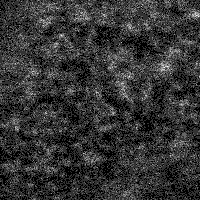
#> input picture rem_ms/rem_MS.lif - Image017-1.tif, 200 x 200 px; its folder holds only this picture in this run
$ jupyter execute --allow-errors TSNE_randomforest_more_features.ipynb   (older library calls are emulated)
#> lines starting #> are read from the running program, lines starting #| are printed output that depends on the picture; after the words box and inside, x2 and y2 are one past the last pixel; in counts of white or black regions, pixels touching at a corner belong together; long printed decimals are rounded
[cell 1]
# cleanup version 17.3.22

import cv2
import matplotlib.pyplot as plt
import matplotlib.patches as mpatches
from glob import glob
import imageio as iio
import pandas as pd
import numpy as np
import seaborn as sns
import statistics
from statistics import mean
import skimage
from skimage import data, filters, measure, morphology
from skimage.filters import threshold_otsu
from skimage.segmentation import clear_border, watershed
from skimage.morphology import closing, square, disk
from skimage.color import label2rgb
from skimage.measure import label, regionprops, regionprops_table
from skimage.feature import peak_local_max
import os
from os import listdir
from os.path import isfile, join
import scipy.ndimage.morphology as ndi
from scipy import ndimage as ndi
from scipy.ndimage.filters import gaussian_filter
import openpyxl
from openpyxl.utils.dataframe import dataframe_to_rows
from PIL import Image, ImageFilter
import xlsxwriter
from sklearn.manifold import TSNE
from sklearn import preprocessing
from sklearn.model_selection import train_test_split, GridSearchCV, cross_val_score, RandomizedSearchCV
from sklearn.metrics import mean_squared_error, accuracy_score, confusion_matrix, classification_report
from math import sqrt
from sklearn.neighbors import KNeighborsRegressor, KNeighborsClassifier
from sklearn.ensemble import BaggingRegressor, RandomForestClassifier
from sklearn import metrics
from matplotlib.colors import ListedColormap
from sklearn.metrics import accuracy_score, balanced_accuracy_score
from pylab import rcParams
from sklearn import tree
from scipy import stats

#%reset


########################################### get excel and pictures:
# [110 lines left out: functions paths, pic, not called in this run]


##################################################################### for many statistics:


def semua(l, order):
    df_all=pd.DataFrame()
    df_list=[0]*len(l)
    names_all=[0]*len(l)
    arry_l=[0]*len(l)
    länge=[0]*len(l)
    for num, kata in enumerate (l):


        df_list[num], names_all[num], arry_l[num]=paths_plot(kata)
        df_all=df_all.append(df_list[num], ignore_index=True)

        länge[num]=df_list[num].shape[0]


    for i in range (len(arry_l)):

        if i==0:
            if len(arry_l)==3:
                arry_all=np.concatenate((arry_l[i], arry_l[i+1], arry_l[i+2]), axis=0)
            elif len(arry_l)==2:
                arry_all=np.concatenate((arry_l[i], arry_l[i+1]), axis=0)
            elif len(arry_l)==4:
                 arry_all=np.concatenate((arry_l[i], arry_l[i+1], arry_l[i+2], arry_l[i+3]), axis=0)


    condition=1*names_all
    condition2=[]
    names_all2=[]

    for i, j in enumerate (condi_list):

        condition[i] = [j]*len(names_all[i])

    for i, j in enumerate(names_all):
        for index, name in enumerate (j):
            names_all2.append(name)

    for i, j in enumerate(condition):
        for index, name in enumerate (j):
            condition2.append(name)


    condi_df=[]
    for i, j in enumerate (condi_list):
        condi_df.append(länge[i]*[j])

    condi_df2=[]
    for i, j in enumerate(condi_df):
        for index, name in enumerate (j):
            condi_df2.append(name)

    df_all["condition"]=condi_df2


    d=plots_all(df_all, order)
    plot_correlation(df_all)

    arry_all, names_all2, condition2=tsn_all(arry_all, names_all2, condition2)
    knn_classifier=knn_all(arry_all, condition2, order)
    forest (arry_all, condition2, df_all, order)


    return arry_all, names_all2, condition2


#######################################################################################

# [306 lines left out: functions tsn_all, plot_correlation, knn_all, forest, plots_all, not called in this run]


# [19 lines of commented-out code are left out]
def paths_plot(mypath):
    p=[]
    names=[]
    onlyfiles = [f for f in listdir(mypath) if isfile(join(mypath, f))]

    for i in onlyfiles:
        if i.endswith(".tif"):
            names.append(i)
            path=os.path.join(mypath, i)
            p.append(path)
    arry = np.ones((len(names), 19))
    df=pd.DataFrame()

    for i in range(len(p)):

        name=names[i]
        #print(name)
        b=glob(p[i])

        image=iio.imread(b[0])
#> image is the input picture: shape (200, 200) uint16; min 0, max 1439, mean 382
        mean=image[i].mean()
#> mean = 412.6

        props4, arry_im, list_size4, mean_area, var_size, density, list_fluo, list_relative_fluo, mean_fluo, var_fluo, list_intensity_max, mean_intensity_max, list_intensity_min, mean_intensity_min, list_area_filled, mean_area_filled, list_axis_major_length, mean_axis_major_length, list_axis_minor_length, mean_axis_minor_length, list_eccentricity, mean_eccentricity, list_equivalent_diameter_area, mean_equivalent_diameter_area,  list_perimeter, mean_perimeter, list_label, sum_label, image, thresh3, closed3, cleared3, image_label_overlay4, label_image4, SCI =mybin(image, pixel)
        #print(arry_im)
        columns = ["name","area","mean_area", "var_area", "density", "intensity", "relative_intensity", "mean_intesity", "var_intesity", "max_intesity", "mean_max_intesity", "min_intesity", "mean_min_intensity", "area_filled", "mean_area_filled", "major_axis_length", "mean_major_axis_length", "minor_axis_length", "mean_minor_axis_length", "eccentricity", "mean_eccentricity", "equivalent_diameter_area", "mean_equivalent_diameter_area", "perimeter", "mean_perimeter", "label", "sum_label", "SCI"]
        new=list_size4
        if len(list_size4)>0:
            for j in range (len(list_size4)):

                new[j]= [name, list_size4[j], mean_area, var_size, density, list_fluo[j], list_relative_fluo[j], mean_fluo, var_fluo, list_intensity_max[j], mean_intensity_max, list_intensity_min[j], mean_intensity_min, list_area_filled[j], mean_area_filled, list_axis_major_length[j], mean_axis_major_length, list_axis_minor_length[j], mean_axis_minor_length, list_eccentricity[j], mean_eccentricity, list_equivalent_diameter_area[j], mean_equivalent_diameter_area,  list_perimeter[j], mean_perimeter, list_label[j], sum_label, SCI ]
            rows = new
            data = pd.DataFrame(rows, columns=columns)

        else:
            new=[[0, 0, 0, 0, 0, 0, 0, 0, 0, 0, 0, 0, 0, 0, 0, 0, 0, 0, 0, 0, 0, 0, 0, 0, 0, 0, 0, 0]]
            new[0][0]=name

            print("no data")

            rows=new
            data=pd.DataFrame(rows, columns=columns)

        df=df.append(data, ignore_index=True)

        arry[i]=arry_im


    return(df, names, arry)


###################################################################################################SCI:
def sci(bild):
    intensity= np.asarray(bild)
    lys = intensity.tolist()
#> lys = 200 items
    flat = [val for sublist in lys for val in sublist]
#> flat = 40000 items
    for i in flat:
        if i==0:
            i=0.001
#> this loop made 40000 passes

    flat.sort()
    #print(flat)
    l=len(flat)
#> l = 40000

    low5= int(l*10/100)
#> low5 = 4000
    print(low5)
#| 4000

    high5= l-low5
#> high5 = 36000

    lowarry=flat[:low5]
#> lowarry = 4000 values from 0 to 159
    higharry=flat[high5:]
#> higharry = 4000 values from 639 to 1439

    mean1=np.mean( lowarry)
#> mean1 = 113.2
    print(mean1)
#| 113.155
    mean2=np.mean(higharry)
#> mean2 = 747.2
    print(mean2)
#| 747.2145
    ratio=mean2/mean1
#> ratio = 6.6
    print(ratio, "here2")
#| 6.603 here2
    return ratio


##############################################################################################
# estimation of parameter lambda of a poisson distribution- works
def mybin(image, pixel):

    pixelsize=(pixel/image.shape[0])**2 # enter the pixelsize in microns
    pixellength=pixel/image.shape[0] # enter the pixelsize in microns
    #####
    SCI=sci(image)
#> SCI = 6.6

    #####
    me=image.mean()
#> me = 382
    ratio = 2 * me
#> ratio = 764
    blurred = gaussian_filter(image, sigma=0.9)
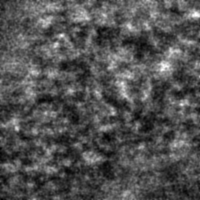
#> blurred: shape (200, 200) uint16; min 104, max 969, mean 381; drawn with min black and max white

    thresh3=1*blurred
    thresh3[ thresh3<ratio]=0
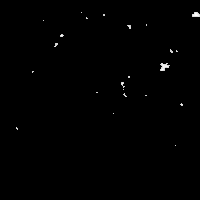
#> thresh3: shape (200, 200) uint16; min 0, max 969, mean 3.7; drawn with min black and max white
    thresh3[thresh3>ratio]=1
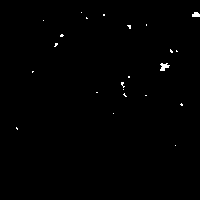
#> thresh3: shape (200, 200) uint16; values 0 (black) and 1 (white), 0.44% white in thin lines or dots, all inside (x1, y1, x2, y2) = (16, 12, 200, 146)

    closed3 = closing(thresh3) #dilation followed by an erosion
#> closed3: shape (200, 200) uint16; values 0 (black) and 1 (white), 0.46% white; 23 white regions (21 under 20 px), largest, box (x1, y1, x2, y2) and area: (160, 63, 170, 71) 52, (192, 12, 200, 17) 34
    cleared3 = clear_border(closed3)
#> cleared3: shape (200, 200) uint16; values 0 (black) and 1 (white), 0.37% white in thin lines or dots, all inside (x1, y1, x2, y2) = (16, 12, 183, 146)
    distance3 = ndi.distance_transform_edt(cleared3)
    coords3 = peak_local_max(distance3, labels=cleared3, footprint=np.ones((5, 5)), min_distance=8, exclude_border=True)
#> coords3 = 18 rows, first 8: [66, 164], [26, 129], [35, 61], [44, 56], [51, 171], [83, 122], [104, 181], [12, 81]
    mask3 = np.zeros(distance3.shape, dtype=bool)
    mask3[tuple(coords3.T)] = True
    markers3, _ = ndi.label(mask3)
    labels_water3 = watershed(-distance3, markers3, mask=cleared3, watershed_line=True)
#> labels_water3: shape (200, 200) int32; 19 distinct labels, from 0 to 18
    label_image4 = label(labels_water3)
#> label_image4: shape (200, 200) int64; 19 distinct labels, from 0 to 18
    image_label_overlay4 = label2rgb(label_image4, image=image, bg_label=0, alpha=1)

    props4=regionprops(label_image=label_image4, intensity_image=image, cache=True)
#> props4 = 18 regions; largest, box (x1, y1, x2, y2) and area: (160, 63, 170, 71) 52, (121, 82, 125, 88) 13, (127, 25, 131, 29) 11, (54, 43, 58, 47) 10, (60, 34, 64, 37) 9

    list_size4=[] #for watershed
    for i in range (len (props4)):
        if props4[i].area >=1:
            list_size4.append(props4[i].area *pixelsize)
#> this loop made 18 passes
#> after the loop, list_size4 = [0.00203, 0.00814, 0.00203, 0.00407, 0.0224, 0.0183, 0.0203, 0.0163, 0.106, 0.0061, 0.0264, 0.00407, 0.0142, 0.00407, 0.0122, 0.00203, 0.00814, 0.00203]
            #print("area", props4[i].area *pixelsize)
    if len(list_size4)>0:
        #mean_area=mean(list_size4)*pixelsize
        mean_area=mean(list_size4)
#> mean_area = 0.0155

    else:
        mean_area=0

    if len(list_size4)>0:
        #density=((sum(list_size4)*pixelsize)/image.shape[0])
        density=(sum(list_size4)/image.shape[0])
#> density = 0.00139

    else:
        density=0


    list_fluo=[]
    list_relative_fluo=[]
    for i in range (len (props4)):
        if props4[i].area >=1:
            list_fluo.append(props4[i].mean_intensity)
            list_relative_fluo.append((props4[i].mean_intensity)/me)
#> after the loop, list_fluo = [906, 999.2, 1119, 906, 896.4, 929.6, 905.9, 892.8, 896.7, 1030.3, 922.5, 1119, 928.7, 1172.5, 1021.5, 1066, 919.2, 1119]; list_relative_fluo = [2.37, 2.62, 2.93, 2.37, 2.35, 2.43, 2.37, 2.34, 2.35, 2.7, 2.41, 2.93, 2.43, 3.07, 2.67, 2.79, 2.41, 2.93]
    if len(list_size4)>0:
        mean_fluo=mean(list_fluo)
#> mean_fluo = 986.1
        mean_relative_fluo=mean(list_relative_fluo)
#> mean_relative_fluo = 2.58
    else:
        mean_fluo=0
        mean_relative_fluo=0

    list_intensity_max=[]
    for i in range (len (props4)):
        if props4[i].area >=1:
             list_intensity_max.append(props4[i].max_intensity)
#> after the loop, list_intensity_max = [906, 1119, 1119, 959, 1173, 1439, 1226, 1173, 1439, 1279, 1226, 1119, 1173, 1226, 1226, 1066, 1226, 1119]
    if len(list_size4)>0:
        mean_intensity_max=mean(list_intensity_max)
#> mean_intensity_max = 1178.5
    else:
        mean_intensity_max=0

    list_intensity_min=[]
    for i in range (len (props4)):
        if props4[i].area >=1:
            list_intensity_min.append(props4[i].min_intensity)
#> after the loop, list_intensity_min = [906, 853, 1119, 853, 533, 639, 586, 480, 426, 746, 693, 1119, 639, 1119, 959, 1066, 693, 1119]
    if len(list_size4)>0:
        mean_intensity_min=mean(list_intensity_min)
#> mean_intensity_min = 808.2
    else:
        mean_intensity_min=0

    list_area_filled=[]
    for i in range (len (props4)):
        if props4[i].area >=1:
            list_area_filled.append(props4[i].filled_area *pixelsize)
#> after the loop, list_area_filled has the same summary as list_size4
    if len(list_size4)>0:
        mean_area_filled=mean(list_area_filled)*pixelsize
#> mean_area_filled = 3.15e-05
    else:
        mean_area_filled=0


    list_axis_major_length=[]
    for i in range (len (props4)):
        if props4[i].area >=1:
            list_axis_major_length.append(props4[i].major_axis_length*pixellength)
#> after the loop, list_axis_major_length = [0, 0.0902, 0, 0.0902, 0.225, 0.175, 0.231, 0.203, 0.476, 0.104, 0.307, 0.0902, 0.231, 0.0902, 0.141, 0, 0.146, 0]
    if len(list_size4)>0:
        mean_axis_major_length=mean(list_axis_major_length)*pixellength
#> mean_axis_major_length = 0.00652
    else:
        mean_axis_major_length=0

    list_axis_minor_length=[]
    for i in range (len (props4)):
        if props4[i].area >=1:
            list_axis_minor_length.append(props4[i].minor_axis_length*pixellength)
#> after the loop, list_axis_minor_length = [0, 0.0902, 0, 0, 0.139, 0.126, 0.116, 0.0949, 0.333, 0.0601, 0.133, 0, 0.0873, 0, 0.104, 0, 0.0557, 0]
    if len(list_size4)>0:
        mean_axis_minor_length=mean(list_axis_minor_length)*pixellength
#> mean_axis_minor_length = 0.00336
    else:
        mean_axis_minor_length=0

    list_eccentricity=[]
    for i in range (len (props4)):
        if props4[i].area >=1:
            list_eccentricity.append(props4[i].eccentricity)
#> after the loop, list_eccentricity = [0, 0, 0, 1, 0.788, 0.695, 0.863, 0.884, 0.715, 0.816, 0.902, 1, 0.926, 1, 0.674, 0, 0.924, 0]

    if len(list_size4)>0:
        mean_eccentricity=mean(list_eccentricity)
#> mean_eccentricity = 0.622
    else:
        mean_eccentricity=0

    list_equivalent_diameter_area=[]
    for i in range (len (props4)):
        if props4[i].area >=1:
             list_equivalent_diameter_area.append(props4[i].equivalent_diameter*pixellength)
#> after the loop, list_equivalent_diameter_area = [0.0509, 0.102, 0.0509, 0.072, 0.169, 0.153, 0.161, 0.144, 0.367, 0.0881, 0.183, 0.072, 0.135, 0.072, 0.125, 0.0509, 0.102, 0.0509]
    if len(list_size4)>0:
        mean_equivalent_diameter_area=mean(list_equivalent_diameter_area)*pixellength
#> mean_equivalent_diameter_area = 0.00538
    else:
        mean_equivalent_diameter_area=0

    list_perimeter=[]
    for i in range (len (props4)):
        if props4[i].area >=1:
            list_perimeter.append(props4[i].perimeter*pixellength)
#> after the loop, list_perimeter = [0, 0.18, 0, 0, 0.434, 0.372, 0.443, 0.372, 1.4, 0.154, 0.524, 0, 0.344, 0, 0.282, 0, 0.199, 0]

    if len(list_size4)>0:
        mean_perimeter=mean(list_perimeter)*pixellength
#> mean_perimeter = 0.0118
    else:
        mean_perimeter=0

    list_label=[]
    for i in range (len (props4)):
        if props4[i].area >=1:
            list_label.append(props4[i].label)
#> after the loop, list_label = [1, 2, 3, 4, 5, 6, 7, 8, 9, 10, 11, 12, 13, 14, 15, 16, 17, 18]
    if len(list_size4)>0:
        sum_label=len(list_label)
#> sum_label = 18

    else:
        sum_label=0

    if len(list_size4)>0:
        var_fluo=2*(statistics.pstdev(list_fluo))
#> var_fluo = 186.5
        var_size=2*(statistics.pstdev(list_size4))
#> var_size = 0.0464
    else:
        var_fluo=0
        var_size=0


    arry_im=np.array([0.0,0.0,0.0,0.0,0.0,0.0,0.0,0.0,0.0,0.0,0.0,0.0,0.0,0.0,0.0,0.0,0.0, 0.0, 0.0])
    arry_im[0]=me
    arry_im[1]=np.var(image)
    arry_im[2]=blurred.mean()
    arry_im[3]=np.var(blurred)
    arry_im[4]=mean_fluo
    arry_im[5]=var_fluo
    arry_im[6]=mean_area
    arry_im[7]=var_size
    arry_im[8]=mean_intensity_max
    arry_im[9]=mean_intensity_min
    arry_im[10]=mean_area_filled
    arry_im[11]=mean_axis_major_length
    arry_im[12]=mean_axis_minor_length
    arry_im[13]=mean_eccentricity
    arry_im[14]=mean_equivalent_diameter_area
    arry_im[15]=mean_perimeter
    arry_im[16]=sum_label
    arry_im[17]=density
    arry_im[18]=mean_relative_fluo


    return(props4, arry_im, list_size4, mean_area, var_size, density, list_fluo, list_relative_fluo, mean_fluo, var_fluo, list_intensity_max, mean_intensity_max, list_intensity_min, mean_intensity_min, list_area_filled, mean_area_filled, list_axis_major_length, mean_axis_major_length, list_axis_minor_length, mean_axis_minor_length, list_eccentricity, mean_eccentricity, list_equivalent_diameter_area, mean_equivalent_diameter_area,  list_perimeter, mean_perimeter, list_label, sum_label, image, thresh3, closed3, cleared3, image_label_overlay4, label_image4, SCI )


# [9 lines of commented-out code are left out]

pixel=6.81

# enter pixelsize of your image (can check this in fiji)


pixel=9.92
pixel=9.02
#f1=r"C:\Users\miche\Desktop\SP8\REM1.2-GFP\REM1.2_220214\REM_MS"
#f1=r"C:\Users\miche\Desktop\SP8\REM1.2-GFP\REM1.2_220214\REM_NACL"
#f1=r"C:\Users\miche\Desktop\ABA_NSL240_NSL232 chloroplast images\NSL 240\1uM ABA"

f1=r"C:\Users\miche\Desktop\Squares\748_REM311"
f1=r"C:\Users\miche\Desktop\Squares\749_REM131"
f1=r"C:\Users\miche\Desktop\Squares\750_REM113"
f1=r"C:\Users\miche\Desktop\Squares\751_REM133"
f1=r"C:\Users\miche\Desktop\Squares\752_REM313"
f1=r"C:\Users\miche\Desktop\Squares\753_REM331"
f1=r"C:\Users\miche\Desktop\Squares\REM1 1,6 Hexanediol"
f1=r"C:\Users\miche\Desktop\Squares\REM1 SALT"
f1=r"C:\Users\miche\Desktop\Squares\REM1 WATER"

f1=r"C:\Users\miche\Desktop\Squares\REM3 1,6 Hexanediol"
f1=r"C:\Users\miche\Desktop\Squares\REM3 SALT"
f1=r"C:\Users\miche\Desktop\Squares\REM3 WATER"
f1=r"C:\Users\miche\Desktop\New Squares\.REM1"
f1=r"C:\Users\miche\Desktop\New Squares\.REM1'"
f1=r"C:\Users\miche\Desktop\New Squares\.REM1'-1"
f1=r"C:\Users\miche\Desktop\New Squares\.REM3"
#paths(f1)

l=[ r"C:\Users\miche\Desktop\Squares\REM1 WATER", r"C:\Users\miche\Desktop\Squares\REM1 SALT"]
l=[r"C:\Users\miche\Desktop\Squares\REM3 1,6 Hexanediol", r"C:\Users\miche\Desktop\Squares\748_REM311"]
l=[r"C:\Users\miche\Desktop\SP8\REM1.2-GFP\REM1.2_220214\REM_MS", r"C:\Users\miche\Desktop\SP8\REM1.2-GFP\REM1.2_220214\REM_NACL",  r"C:\Users\miche\Desktop\REM_ND\rem_Sorbitol\rem_Sorbitol_root"]
#l=[r"C:\Users\miche\Desktop\SP8\REM1.2-GFP\REM1.2_220214\REM_NACL", r"C:\Users\miche\Desktop\REM_ND\rem_Sorbitol\rem_Sorbitol_root"]
l=[r"C:\Users\miche\Desktop\SP8\Bentahmiana\121", r"C:\Users\miche\Desktop\SP8\Bentahmiana\122", r"C:\Users\miche\Desktop\SP8\Bentahmiana\610"]

l=[r"C:\Users\miche\Desktop\SP8\Benthamiana\Benthamiana_Master\121", r"C:\Users\miche\Desktop\SP8\Benthamiana\Benthamiana_Master\122", r"C:\Users\miche\Desktop\SP8\Benthamiana\Benthamiana_Master\610"]
order= ["121", "122", "610"]
condi_list=["121", "122", "610"]

l=[r"C:\Users\miche\Desktop\SP8\REM1.2-GFP\REM1.2_220214\REM_MS", r"C:\Users\miche\Desktop\SP8\REM1.2-GFP\REM1.2_220214\REM_NACL",  r"C:\Users\miche\Desktop\REM_ND\rem_Sorbitol\rem_Sorbitol_root"]


f1=r"C:\Users\miche\Desktop\SP8\Benthamiana\Benthamiana_Master\121"
f1=r"C:\Users\miche\Desktop\SP8\Benthamiana\Benthamiana_Master\122"
f1=r"C:\Users\miche\Desktop\SP8\Benthamiana\Benthamiana_Master\610"
f1=r"C:\Users\miche\Desktop\SP8\REM1.2-GFP\REM1.2_220214\REM_NACL"

#paths(f1)

#order=["DRP_TPLATE",  "REM1.2_TPLATE"]
#condi_list=[ "DRP_TPLATE",  "REM1.2_TPLATE"]


#> (the rest of this cell did not finish here and is left out)

#> in paths_plot, `props4, arry_im, list_size4, mean_area, var_size, density, list_fluo, ..`: arry_im = 19 values, max 33727.2 at index 1, min 3.15e-05 at index 10, mean 2669.7; mean_area = 0.0155; var_size = 0.0464; density = 0.00139; mean_fluo = 986.1; var_fluo = 186.5; mean_intensity_max = 1178.5; mean_intensity_min = 808.2; list_area_filled has the same summary as list_size4 in mybin; mean_area_filled = 3.15e-05; mean_axis_major_length = 0.00652; mean_axis_minor_length = 0.00336; mean_eccentricity = 0.622; mean_equivalent_diameter_area = 0.00538; mean_perimeter = 0.0118; sum_label = 18; SCI = 6.6
#> in paths_plot, `new=list_size4`: new has the same summary as list_size4 in mybin
#> the loop in paths_plot, `for j in range (len(list_size4)): ` made 18 passes
#> after the loop in paths_plot, `for j in range (len(list_size4)):`: new = 18 items
#> in paths_plot, `data = pd.DataFrame(rows, columns=columns)`: data = table of 18 rows and 28 columns


# [8 lines of commented-out code are left out]
globals().clear()
locals().clear()
